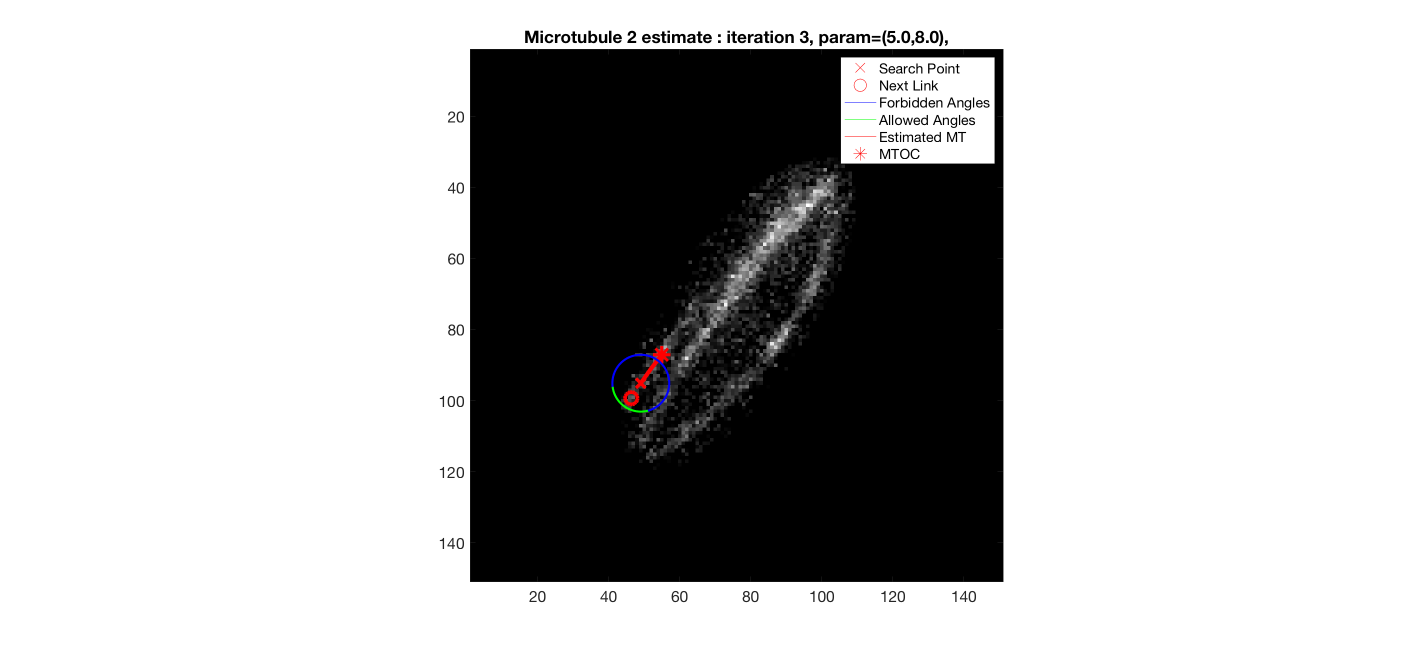
%> input picture Pictures/180723_2202/mt_2_estimate_iter_3.png, 2846 x 1308 px (shown at 1/2 size)
$ octave --eval "result = main283AUTO_standalone(imread('../../../../../Pictures/180723_2202/mt_2_estimate_iter_3.png'));"   (GNU Octave 9; MATLAB toolbox functions it lacks are replaced by stand-ins)
%> lines starting %> are read from the running program, lines starting %| are printed output that depends on the picture
### functionsNew/tracking/common_Jaqaman/detectionAlgorithms/waveletDetectionProgram/wstarck2.m
%[Y] = WSTARCK2(IMG,K,IRECON) denoises the input image  by hard thresholding in the wavelet subbands.
%
% Inputs:
%       img : input image
%         k : decomposition level of the wavelet transform
%    irecon : flag to include (1) or not (0) the low-pass component in the reconstruction
%
% Reference:
% [1] Olivo-Marin, "Extraction of spots in biological images using multiscale products," Pattern Recoginition 35, pp. 1989-1996, 2002.
%
% Note: The implementation is incorrect, the thresholding mask should be calculated
%       separately for each scale instead of being cumulative. Since this code has
%       been used for published work, and the bug has effects on downstream functions,
%       it is left as is. -FA

% Shann-Ching Sam Chen, 2008. Last modified by Francois Aguet.

function y = wstarck2(img, k, irecon)

[ny,nx] = size(img);

y = zeros(ny,nx);
s = zeros(ny,nx);

% Calculate 'a trous' wavelet transform (spline wavelets)
W = awt(img, k);

for ind = 1:k
    tmp = W(:,:,ind);
    s(abs(tmp)>=3*std(tmp(:))) = 1;
    y = y + s.*tmp;
end

if irecon==1
    y = y + W(:,:,end);
end

### functionsNew/tracking/common_Jaqaman/imageProcessing/awt.m
function W = awt(I, varargin)
% W = AWT(I) computes the A Trou Wavelet Transform of image I.
% A description of the algorithm can be found in:
% J.-L. Starck, F. Murtagh, A. Bijaoui, "Image Processing and Data
% Analysis: The Multiscale Approach", Cambridge Press, Cambridge, 2000.
%
% W = AWT(I, nBands) computes the A Trou Wavelet decomposition of the
% image I up to nBands scale (inclusive). The default value is nBands =
% ceil(max(log2(N), log2(M))), where [N M] = size(I).
%
% Output:
% W contains the wavelet coefficients, an array of size N x M x nBands+1.
% The coefficients are organized as follows:
% W(:, :, 1:nBands) corresponds to the wavelet coefficients (also called
% detail images) at scale k = 1...nBands
% W(:, :, nBands+1) corresponds to the last approximation image A_K.
%
% You can use awtDisplay(W) to display the wavelet coefficients.
%
% Sylvain Berlemont, 2009

[N, M] = size(I);

K = ceil(max(log2(N), log2(M)));

nBands = K;

if nargin > 1 && ~isempty(varargin{1})
    nBands = varargin{1};

    if nBands < 1 || nBands > K
        error('invalid range for nBands parameter.');
    end
end

W = zeros(N, M, nBands + 1);

I = double(I);
lastA = I;

for k = 1:nBands
    newA = convolve(lastA, k);
    W(:, :, k) = lastA - newA;
    lastA = newA;
end

W(:, :, nBands + 1) = lastA;


% [22 lines left out: function convolve, not called in this run]

### functions/tracking_old/common_Jaqaman/detectionAlgorithms/waveletDetectionProgram/wstarck222.m
%[wm] = wstarck222(img, k) calculates the multiscale wavelet product.

% Shann-Ching Sam Chen, 2008 (?). Last modified by Francois Aguet.

function [wm] = wstarck222(img, k)

[ny,nx] = size(img);

% Calculate 'a trous' wavelet transform (spline wavelets)
W = awt(img, k);

wm = ones(ny,nx);
for ind = 1:k
    wm = abs(wm.*W(:,:,ind));
end

### functionsNew/tracking/common_Jaqaman/detectionAlgorithms/waveletDetectionProgram/wlocav.m
function [av,sg]=wlocav(x,edge)

% [52 lines of commented-out code are left out]
h = fspecial('average', [2*edge+1, 2*edge+1]);
av = imfilter(x, h, 'replicate');
av2 = imfilter(x .* x, h, 'replicate');
sg = av2 - av.^2;
sg(sg < 0) = 0;
n = numel(h);
sg = sqrt((n / (n - 1)) * sg);
% END MODIF (Sylvain)

### Functions/tracking/common_Jaqaman/detectionAlgorithms/waveletDetectionProgram/main283AUTO_standalone.m
function [frameInfo imgDenoised] = main283AUTO_standalone(img, iclean)

% NOTE: this function has been modified only in the way it reads input/returns output.
% The rest of the implementation is identical to main283AUTO.m
% This version operates on a
% The functionality is exactly the same as used in the Loerke09 paper.


% Reconstructs a filtered image using iterative filtering from significant
% coefficients ( see Book by Starck et al, p. 66)

%Then calculates a binary image and the product of the binary image and the
%reconstructed image

% It then finds and plots ALL the local maxima on each cluster (at least
% one maximum per cluster)

%If a cluster has more than one maximum, it divides them into primary and
%secondary (The secondaries are listed at the end.)

%It calculates the intensity of each maximum and the total intensity and size (i.e. area) of
%each cluster and then creates a movie.

%%========================================================================
%
%   NOTE: this is Dinah's modified version, which runs under
%   more recent versions of matlab and therefore on the LINUX server
%
%   Last Date of modification: March 14, 2007
%
%=========================================================================

%   INPUT:  iclean (optional) =     input iclean value; if no value is set
%                                   here, or input is empty, the default
%                                   value will be
%                                   iclean=0
%           icut   (optional) =     input icut value; if no value is set
%                                   here, or input is empty, the default
%                                   value will be
%                                   icut=5
%           itest   (optional) =    input icut value; if no value is set
%                                   here, or input is empty, the default
%                                   value will be
%                                   itest=0
%
%  OUTPUT
%
%  Cluster-specific values:
%
%     xav, yav   : centroid coordinates for the clusters
%     num        : number of clusters
%
%  Local maxima (each cluster can have several)
%     xmax, ymax : coordinates of local maxima
%     inn        : intensity of local maxima
%     intot      : intensity of the cluster (sum of all pixels in cluster)
%                : this is repeated for each maxima within the cluster (change in future version?)
%     csize      : number of pixels in each cluster (same as above)
%     lxm        : number of local maxima in cluster (same again)
%     labl       : cluster to which local maximum belong (i.e., cluster label)
%     nmax       : number of local maxima in the image


% EXAMPLE: main283AUTO(1,[],0);
%
% NOTE: the default values can be changed below in line 58-60, if desired,
% but generally, different parameter values can be used by entering them in
% the commando line instead of changing the code

%=========================================================================
%
%       set default values for parameters
%
%=========================================================================
% if iclean is not defined or if its input is [], set iclean to default
if nargin < 2 || isempty(iclean)
    iclean = 0;
end

% icut and itest are set to default, since we never use any other values
icut = 0;
itest = 0;


[ny,nx,nz] = size(img);
%> ny = 1308; nx = 2846; nz = 3
imgDenoised = zeros(ny,nx,nz, 'uint8');


% [20 lines of commented-out code are left out]

total_frame_num = size(img, 3);
%> total_frame_num = 3


ixmax = total_frame_num;
%> ixmax = 3
if itest == 1
    ixmax = 1;
end

for ix = 1:ixmax

    r = img(:,:,ix);
    [sy,sx]=size(r);
    %if icut==1
    r = r(1+icut:sy,1:sx);
    [sy,sx]=size(r);
    %end
    r=double(r);
    mxo=max(r(:));
    mno=min(r(:));
    r=r*450/mxo; % to renormalize the maximum intensity to a reasonable value.
    %avo=mean(r(:));
    %sdo=std(r(:));

    k = 4;  %We'll calculate details up to order k

    rw=wstarck2(r,k,0); % CALCULATES reconstructed image up to order k without kth detail(irecon=0)
    er=r-rw;  % This is the error image

    % Now do iterative filtering
    delta=10;
    n=0;
    sig1=std(er(:));
    while delta > 0.002

        n = n+1;
        rw = rw + wstarck2(er,k,0);

        er=r-rw;
        sig2=std(er(:));
        delta=abs(sig2-sig1)/sig2;
        sig1=sig2;
    end
    wm = wstarck222(rw,k); % calculate the multiscale product of the details
    rw = rw-min(rw(:));

    % mnw=min(rw(:)); (Sylvain)

    % size of mask for local average= (2*bs+1)by(2*bs+1)
    [av,sg]=wlocav(rw, 4); % calculate local average (av) and local standard deviation (sg)
    avt = mean(rw(:)); %+0.5*ttsg;

    %create binary image

    rwb = zeros(sy, sx);
    rwb((rw >= av+0.5*sg) & (rw .* wm >=avt)) = 1;

    rwb=bwmorph(rwb,'clean'); %to get rid of isolated pixels (noise)
    rwb=bwmorph(rwb,'fill'); %to fill up empty internal pixels
    rwb=bwmorph(rwb,'thicken'); %to make larger clusters because of the harsh cutoff criteria above
    if iclean >=0
        rwb=bwmorph(rwb,'spur'); % to remove single pixels 8-attached to clusters
        rwb=bwmorph(rwb,'spur');
        rwb=bwmorph(rwb,'clean');% to remove any remaining isolated pixels after applying spur twice
    end
    if iclean > 0 %Value of iclean is set in line 56 above
        rwb=bwmorph(rwb,'erode');%extra cleaning of small spots

        if iclean >=2
            rwb=bwmorph(rwb,'spur');%extra cleaning of small spots % for extraextra cleaning
        end
        if iclean >=1

            rwb=bwmorph(rwb,'clean');%extra cleaning of small spots
        end
        rwb=bwmorph(rwb,'thicken');%extra cleaning of small spots
    end

    [Lbr,num] = bwlabel(rwb,8); %Label the clusters. Better to use label 8 than label 4

    rw=rw*(mxo-mno)/max(rw(:)); % normalize maximum intensity to original (maximum intensity-background intensity).
    rw=rw.*rwb; %Outside the clusters the intensity is set to zero exactly


    lm = locmax2d(rw, [9 9]); % find the location of the maxima of the clusters
    [ymx, xmx] = find(lm>0); % coordinates of the local maxima
    nmax = length(xmx);  % calculate  number of maxima determined by locmax2d

    snum=0; %initialize number of secondary maxima (if there are two or more maxima in a cluster found by locmax2d)
    lxm=zeros(num,1);  %initialize the number of maxima in each cluster
    intot=zeros(num,1);%initialize the total intensity of each cluster
    csize=zeros(num,1);%initialize the size of each cluster
    xmax=zeros(num,1);% initialize the coordinates of the maxima
    ymax=zeros(num,1);
    yav=zeros(num,1);%initialize the coordinates of the center of intensity
    xav=zeros(num,1);
    labl=zeros(num,1); %NEWHRJ
    nn=zeros(num, 1); % (Sylvain)
    ymax2=zeros(num, 1); % (Sylvain)
    xmax2=zeros(num, 1); % (Sylvain)
    lxm2=zeros(num, 1); % (Sylvain)
    intot2=zeros(num, 1); % (Sylvain)
    csize2=zeros(num, 1); % (Sylvain)
    labl2=zeros(num, 1); % (Sylvain)
    for i=1:num
        labl(i)=i;%NEWHRJ
        [yi,xi] = find(Lbr==i);
        %kk=kk+1; (Sylvain)
        lni=length(yi);
        nn(i)=lni; %nn(kk)=lni; (Sylvain)
        [ym,xm]= find((Lbr==i) & (lm>0));

        lxm(i)=length(xm);

        % pnum=pnum+1; (Sylvain)
        if lxm(i)==1

            ymax(i)=ym; % ymax(pnum)=ym; (Sylvain)
            xmax(i)=xm; % xmax(pnum)=xm; (Sylvain)
            for j=1:lni
                inloc=rw(yi(j),xi(j));
                yav(i)=yav(i)+yi(j)*inloc;
                xav(i)=xav(i)+xi(j)*inloc;
                intot(i)=intot(i)+inloc;
                csize(i)=csize(i)+1;
            end
            xav(i)=xav(i)/intot(i);
            yav(i)=yav(i)/intot(i);
        elseif lxm(i)==0 %if the cluster's maximum has not been located by locmax, search for it locally
            nmax=nmax+1;

            tt=0;
            lxm(i)=1;
            for j=1:lni
                inloc=rw(yi(j),xi(j));
                yav(i)=yav(i)+yi(j)*inloc;
                xav(i)=xav(i)+xi(j)*inloc;
                intot(i)=intot(i)+inloc;
                %                 intot(1)
                csize(i)=csize(i)+1;
                if inloc>tt
                    tt=inloc;
                    ymx(nmax)=yi(j);
                    xmx(nmax)=xi(j);
                    ymax(i)=yi(j); % ymax(pnum)=yi(j); (Sylvain)
                    xmax(i)=xi(j); % xmax(pnum)=xi(j); (SYlvain)
                end
                %fprintf([' i = ',num2str(i),' j=  ',num2str(j),'\n'])
                %ymax(pnum)=ymx(nmax);
                %xmax(pnum)=xmx(nmax);
            end
            xav(i)=xav(i)/intot(i);
            yav(i)=yav(i)/intot(i);
        else  % Take care of the case when there are more than one maximum in each cluster

            for j=1:lni
                inloc=rw(yi(j),xi(j));
                yav(i)=yav(i)+yi(j)*inloc;
                xav(i)=xav(i)+xi(j)*inloc;
                intot(i)=intot(i)+inloc;
                csize(i)=csize(i)+1;
            end
            xav(i)=xav(i)/intot(i);
            yav(i)=yav(i)/intot(i);
            tt1=rw(ym(1),xm(1));
            ymax(i)=ym(1); % ymax(pnum)=ym(1); (Sylvain)
            xmax(i)=xm(1); % xmax(pnum)=xm(1); (Sylvain)
            for jmx=2:lxm(i)
                tt2=rw(ym(jmx),xm(jmx));
                snum=snum+1;
                if tt2>tt1
                    ymax2(snum)=ymax(i); % ymax2(snum)=ymax(pnum); (Sylvain) %The weaker maxima  are designated secondary maxima
                    xmax2(snum)=xmax(i); % xmax2(snum)=xmax(pnum); (Sylvain)
                    ymax(i)=ym(jmx); % ymax(pnum)=ym(jmx); (Sylvain) %The maximum with the highest intensity in a cluster is designated the primary max
                    xmax(i)=xm(jmx); % xmax(pnum)=xm(jmx); (Sylvain)
                    lxm2(snum)=lxm(i);
                    intot2(snum)=intot(i);
                    csize2(snum)=csize(i);
                    labl2(snum)=i;%NEWHRJ
                    tt1=tt2;
                else
                    ymax2(snum)=ym(jmx);
                    xmax2(snum)=xm(jmx);
                    lxm2(snum)=lxm(i);
                    intot2(snum)=intot(i);
                    csize2(snum)=csize(i);
                    labl2(snum)=i;%NEWHRJ
                end
            end
        end
%         return;
    end
    % Add secondary maxima to the end of the primary maxima list
    if snum > 0
        % [11 lines of commented-out code are left out]
        ymax = vertcat(ymax, ymax2(1:snum));
        xmax = vertcat(xmax, xmax2(1:snum));
        lxm = vertcat(lxm, lxm2(1:snum));
        intot = vertcat(intot, intot2(1:snum));
        csize = vertcat(csize, csize2(1:snum));
        labl = vertcat(labl, labl2(1:snum));
    end
    nmax=length(xmax);

    inn = zeros(nmax,1);
    for ii = 1:nmax
        inn(ii) = rw(ymax(ii),xmax(ii)); % problem with shift? xmax, ymax start at 0?
    end

    frameInfo(ix).ymax = ymax;
    frameInfo(ix).xmax = xmax;
    frameInfo(ix).inn = inn;
    frameInfo(ix).yav = yav;
    frameInfo(ix).xav = xav;
    frameInfo(ix).intot = intot;
    frameInfo(ix).csize = csize;
    frameInfo(ix).lxm = lxm;
    frameInfo(ix).labl = labl;
    frameInfo(ix).num = num;
    frameInfo(ix).nmax = nmax;

    % eliminate the frequent error messages by rescaling to uint8
    rw8 = uint8(round(255*(rw/max(rw(:)))));
    imgDenoised(:,:,ix) = rw8;
end
%> this loop made 1 pass
%> (mxo, mno, avt, num) on pass 1: (255, 0, 447.5, 2514)
%> pass 1, in main283AUTO_standalone, `rw=wstarck2(r,k,0);`:
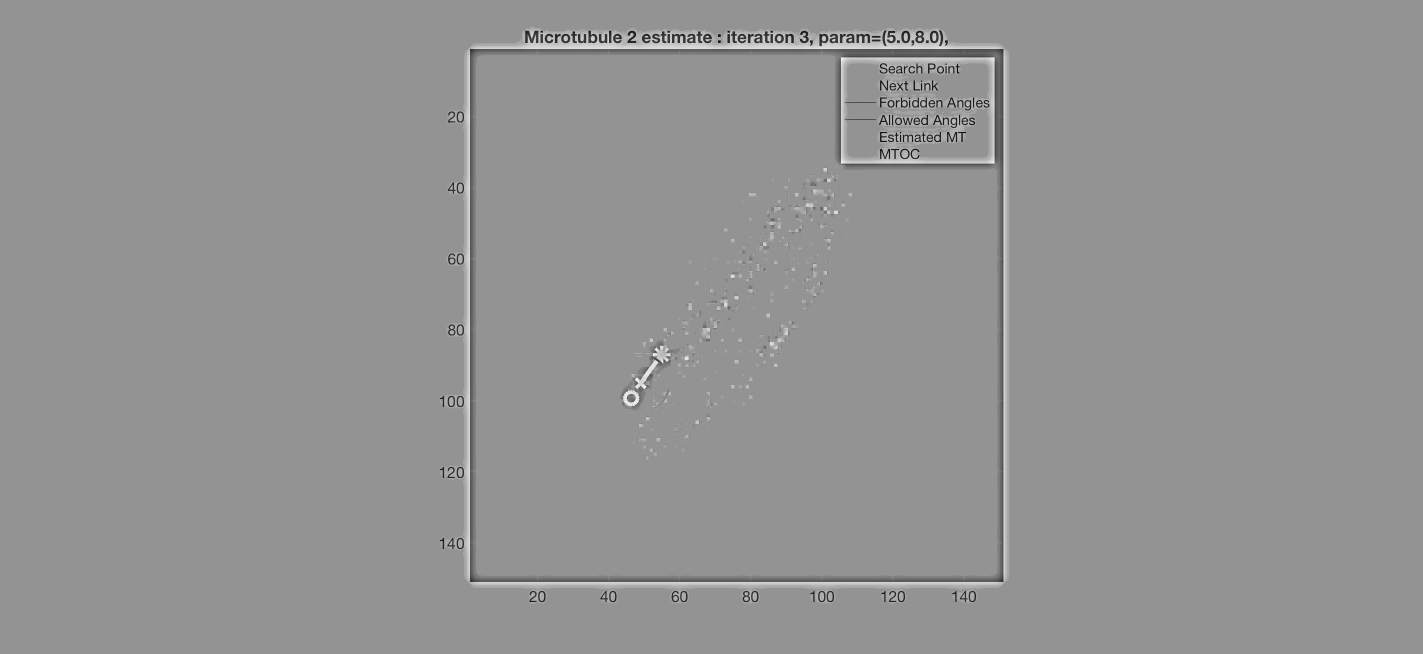
%> rw: size 1308x2846 double (shown at 1/2 size); min -431.5, max 315.1, mean -0.3; drawn with min black and max white
%> (the run ends here)
